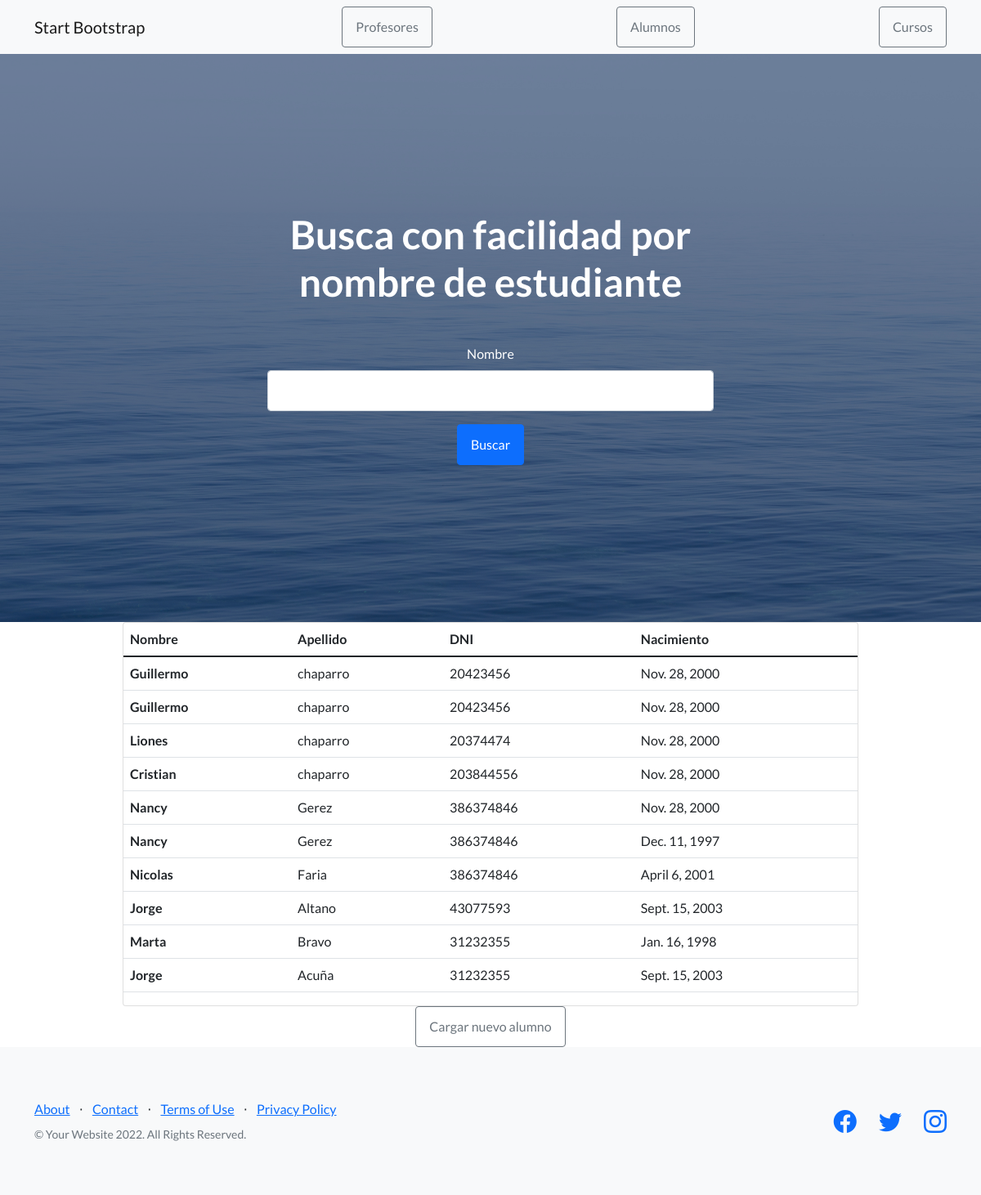
Page /app_coder/alumnos on the committed database.
### app_coder/models.py (models this page shows)
class Personas(models.Model):
    nombre=models.CharField(max_length=40)
    apellido=models.CharField(max_length=40)
    edad=models.IntegerField()
    dni=models.IntegerField()
    nacimiento=models.DateField()

### app_coder/views.py (the view)
# urls.py: path("alumnos",views.alumnos, name="alumnos"),
def alumnos(request):
    los_alumnos=Personas.objects.all()
    diccionario={"alumnos": los_alumnos}
    platilla=loader.get_template("alumnos.html")
    documento=platilla.render(diccionario)
    return HttpResponse(documento)

### app_coder/template/alumnos.html
{% extends "padre.html" %}
{% load static %}
{% block contenido %}
<center>
<div class="card w-75">
  <table class="table">
  <thead>
    <tr>
      <th scope="col">Nombre</th>
      <th scope="col">Apellido</th>
      <th scope="col">DNI</th>
      <th scope="col">Nacimiento</th>
    </tr>
  </thead>
  <tbody>
  {%for x in alumnos%}
    <tr>
      <th scope="row">{{x.nombre}}</th>
      <td>{{x.apellido}}</td>
      <td>{{x.dni}}</td>
      <td>{{x.nacimiento}}</td>
    </tr>
  {% endfor %}
  </tbody>
  </table>
</div><a class="btn btn-outline-secondary" href="{% url 'cargar_alumno'%}">Cargar nuevo alumno</a></center>
{% endblock %}

### app_coder/template/padre.html (shortened to what this page needs)
<!DOCTYPE html>
<html lang="en">
    <head>
        {% load static %}
        <link href="https://cdn.jsdelivr.net/npm/bootstrap-icons@1.5.0/font/bootstrap-icons.css" rel="stylesheet" type="text/css" />
        <link href="{% static 'app_coder/css/styles.css' %}" rel="stylesheet" />
    </head>
    <body>
        <nav class="navbar navbar-light bg-light static-top">
            <div class="container">
                <a class="navbar-brand" href="#!">Start Bootstrap</a>
                <a class="btn btn-outline-secondary" href="{% url 'profesores'%}">Profesores</a>
                <a class="btn btn-outline-secondary" href="{% url 'alumnos'%}">Alumnos</a>
                <a class="btn btn-outline-secondary" href="{% url 'cursos'%}">Cursos</a>
            </div>
        </nav>
        <header class="masthead">
            <div class="container position-relative">
                <div class="row justify-content-center">
                    <div class="col-xl-6">
                        <div class="text-center text-white">
                            <h1 class="mb-5">Busca con facilidad por nombre de estudiante</h1>
                            <form action="buscar" method="GET">
                                <div class="mb-3">
                                    <label  class="form-label">Nombre</label>
                                    <input  class="form-control"  name="nombre" >
                                  </div>
                                <button type="submit" class="btn btn-primary">Buscar</button>
                                </form>
                        </div>
                    </div>
                </div>
            </div>
        </header>
        {% block contenido %}
        {% endblock%}
        <footer class="footer bg-light">
            <div class="container">
                <div class="row">
                    <div class="col-lg-6 h-100 text-center text-lg-start my-auto">
                        <ul class="list-inline mb-2">
                            <li class="list-inline-item"><a href="#!">About</a></li>
                            <li class="list-inline-item">⋅</li>
                            <li class="list-inline-item"><a href="#!">Contact</a></li>
                            <li class="list-inline-item">⋅</li>
                            <li class="list-inline-item"><a href="#!">Terms of Use</a></li>
                            <li class="list-inline-item">⋅</li>
                            <li class="list-inline-item"><a href="#!">Privacy Policy</a></li>
                        </ul>
                        <p class="text-muted small mb-4 mb-lg-0">&copy; Your Website 2022. All Rights Reserved.</p>
                    </div>
                    <div class="col-lg-6 h-100 text-center text-lg-end my-auto">
                        <ul class="list-inline mb-0">
                            <li class="list-inline-item me-4">
                                <a href="#!"><i class="bi-facebook fs-3"></i></a>
                            </li>
                            <li class="list-inline-item me-4">
                                <a href="#!"><i class="bi-twitter fs-3"></i></a>
                            </li>
                            <li class="list-inline-item">
                                <a href="#!"><i class="bi-instagram fs-3"></i></a>
                            </li>
                        </ul>
                    </div>
                </div>
            </div>
        </footer>
    </body>
</html>

### rows in the picture
Personas: nombre "Guillermo", apellido "chaparro", dni "20423456", nacimiento "Nov. 28, 2000"
Personas: nombre "Guillermo", apellido "chaparro", dni "20423456", nacimiento "Nov. 28, 2000"
Personas: nombre "Liones", apellido "chaparro", dni "20374474", nacimiento "Nov. 28, 2000"
Personas: nombre "Cristian", apellido "chaparro", dni "203844556", nacimiento "Nov. 28, 2000"
Personas: nombre "Nancy", apellido "Gerez", dni "386374846", nacimiento "Nov. 28, 2000"
Personas: nombre "Nancy", apellido "Gerez", dni "386374846", nacimiento "Dec. 11, 1997"
Personas: nombre "Nicolas", apellido "Faria", dni "386374846", nacimiento "April 6, 2001"
Personas: nombre "Jorge", apellido "Altano", dni "43077593", nacimiento "Sept. 15, 2003"
Personas: nombre "Marta", apellido "Bravo", dni "31232355", nacimiento "Jan. 16, 1998"
Personas: nombre "Jorge", apellido "Acuña", dni "31232355", nacimiento "Sept. 15, 2003"
